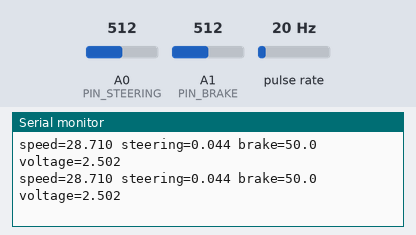
A sketch run on a simulated Arduino Uno, built with avr-gcc and run on an emulated ATmega328P. On the bench: the last lines printed to the serial monitor. Wiring (inferred from the names in the program): pulse sensor: data pin 2. The inputs (shaded band) are chosen by the test bench; at power-on: pulse rate 20 Hz, A0 (PIN_STEERING) = 512, A1 (PIN_BRAKE) = 512.

Above: at 1.2 s.
1.3 s: pulse rate (sensor on pin 2) set to 4 Hz
At 1.41 s:
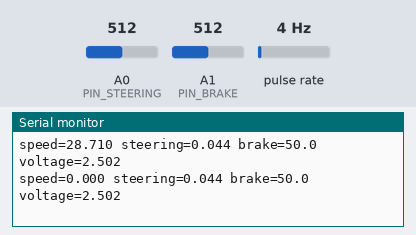
2.8 s: A0 (PIN_STEERING) set to 716
At 2.81 s:
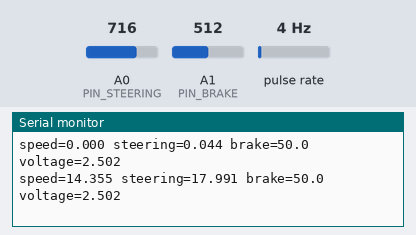
4.3 s: A1 (PIN_BRAKE) set to 716
At 4.31 s:
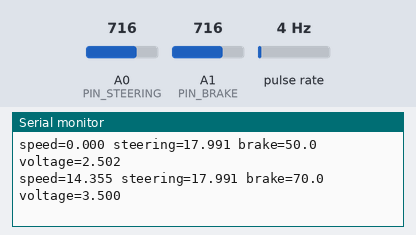
5.8 s: pulse rate (sensor on pin 2) set to 50 Hz
At 5.81 s:
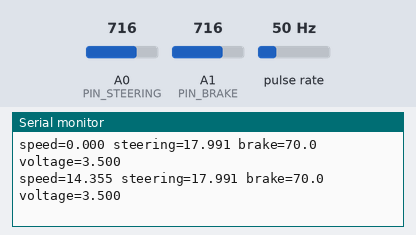
7.3 s: A0 (PIN_STEERING) set to 900
At 7.31 s:
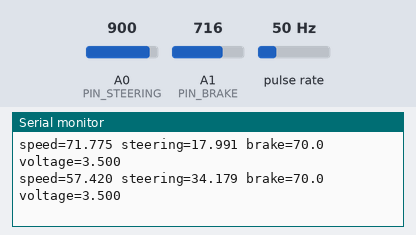
8.8 s: A1 (PIN_BRAKE) set to 900
At 8.81 s:
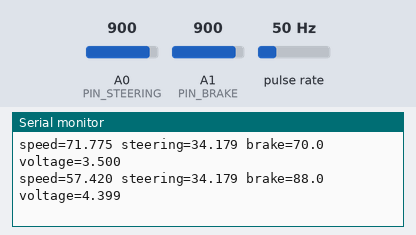
Timing chart, 0 to 11.3 s (numbered marks = the images above; inputs shaded):
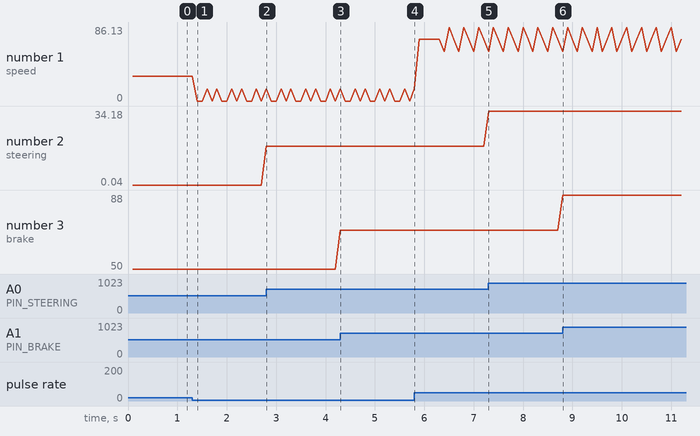

The sketch:

vehicle_telemetry.ino
```cpp
/*
 * vehicle_telemetry.ino — Team Asterix drive-by-wire telemetry source
 * -------------------------------------------------------------------
 * Reads three vehicle-control inputs and streams them over USB serial:
 *
 *   - Wheel speed   from a hall-effect sensor (pulse counting)   -> km/h
 *   - Steering angle from a potentiometer                        -> degrees
 *   - Brake          from a potentiometer                        -> percent + volts
 *
 * Each sample is printed on its own line at SAMPLE_MS intervals, in the
 * key=value format that vehicle_controls/arduino_serial_reader.py parses
 * (it is also easy to read in the Arduino Serial Monitor), e.g.:
 *
 *     speed=12.34 steering=-4.10 brake=20.0 voltage=1.00
 *
 * On the host:
 *     cd vehicle_controls
 *     python3 arduino_serial_reader.py | python3 vehicle_db_uploader.py
 *
 * Board: Arduino Uno / Nano (ATmega328). The hall sensor must be on a pin
 * that supports external interrupts (D2 = INT0 or D3 = INT1 on the Uno).
 */

// ----------------------------- Pin map --------------------------------------
const uint8_t PIN_HALL      = 2;   // hall-effect speed sensor (interrupt pin)
const uint8_t PIN_STEERING  = A0;  // steering potentiometer wiper
const uint8_t PIN_BRAKE     = A1;  // brake potentiometer wiper

// --------------------------- Calibration ------------------------------------
// Speed: how the wheel/encoder relates to distance.
const float   WHEEL_CIRCUMFERENCE_M = 1.595;  // metres travelled per wheel revolution
const uint8_t PULSES_PER_REV        = 4;      // hall pulses per wheel revolution

// Steering: maps the 10-bit ADC reading to a physical angle.
const int   STEER_ADC_MIN  = 0;      // ADC value at full-left lock
const int   STEER_ADC_MAX  = 1023;   // ADC value at full-right lock
const float STEER_DEG_MIN  = -45.0;  // angle at STEER_ADC_MIN
const float STEER_DEG_MAX  =  45.0;  // angle at STEER_ADC_MAX

// Brake: maps the 10-bit ADC reading to 0..100 %.
const int   BRAKE_ADC_REST    = 0;     // ADC value with the pedal released
const int   BRAKE_ADC_PRESSED = 1023;  // ADC value fully pressed
const float ADC_REF_VOLTS     = 5.0;   // analog reference voltage

// Output rate.
const unsigned long SAMPLE_MS = 100;   // 10 Hz

// --------------------------- Internal state ---------------------------------
volatile unsigned long pulseCount = 0;  // incremented in the ISR
unsigned long          lastSampleMs = 0;

void onHallPulse() {
  pulseCount++;
}

float readSteeringDeg() {
  int raw = analogRead(PIN_STEERING);
  float t = (float)(raw - STEER_ADC_MIN) / (float)(STEER_ADC_MAX - STEER_ADC_MIN);
  if (t < 0) t = 0; else if (t > 1) t = 1;
  return STEER_DEG_MIN + t * (STEER_DEG_MAX - STEER_DEG_MIN);
}

float readBrakePct(int *rawOut) {
  int raw = analogRead(PIN_BRAKE);
  if (rawOut) *rawOut = raw;
  float t = (float)(raw - BRAKE_ADC_REST) / (float)(BRAKE_ADC_PRESSED - BRAKE_ADC_REST);
  if (t < 0) t = 0; else if (t > 1) t = 1;
  return t * 100.0;
}

void setup() {
  Serial.begin(115200);
  pinMode(PIN_HALL, INPUT_PULLUP);
  attachInterrupt(digitalPinToInterrupt(PIN_HALL), onHallPulse, RISING);
  lastSampleMs = millis();
}

void loop() {
  unsigned long now = millis();
  unsigned long elapsed = now - lastSampleMs;
  if (elapsed < SAMPLE_MS) {
    return;
  }
  lastSampleMs = now;

  // Atomically snapshot and reset the pulse counter.
  noInterrupts();
  unsigned long pulses = pulseCount;
  pulseCount = 0;
  interrupts();

  // Speed: revolutions in this window -> distance -> km/h.
  float revs       = (float)pulses / (float)PULSES_PER_REV;
  float distance_m = revs * WHEEL_CIRCUMFERENCE_M;
  float speed_mps  = distance_m / (elapsed / 1000.0);
  float speed_kph  = speed_mps * 3.6;

  float steering_deg = readSteeringDeg();

  int brakeRaw;
  float brake_pct = readBrakePct(&brakeRaw);
  float brake_v   = (float)brakeRaw / 1023.0 * ADC_REF_VOLTS;

  // key=value line — parsed by arduino_serial_reader.py and human-readable.
  Serial.print("speed=");    Serial.print(speed_kph, 3);
  Serial.print(" steering="); Serial.print(steering_deg, 3);
  Serial.print(" brake=");    Serial.print(brake_pct, 1);
  Serial.print(" voltage=");  Serial.println(brake_v, 3);
}
```

Measured:
- after the input at 1.3 s, the serial monitor: prints a new line after 0.10 s (image 1)
- after the input at 2.8 s, the serial monitor: prints a new line at once (image 2)
- after the input at 4.3 s, the serial monitor: prints a new line at once (image 3)
- after the input at 7.3 s, the serial monitor: prints a new line at once (image 5)
- after the input at 8.8 s, the serial monitor: prints a new line at once (image 6)
- plotted number 1: 28.71 → 0 after the input at 1.3 s, 0 → 71.78 after the input at 5.8 s
- plotted number 2: 0.04 → 17.99 after the input at 2.8 s, 17.99 → 34.18 after the input at 7.3 s
- plotted number 3: 50 → 70 after the input at 4.3 s, 70 → 88 after the input at 8.8 s
